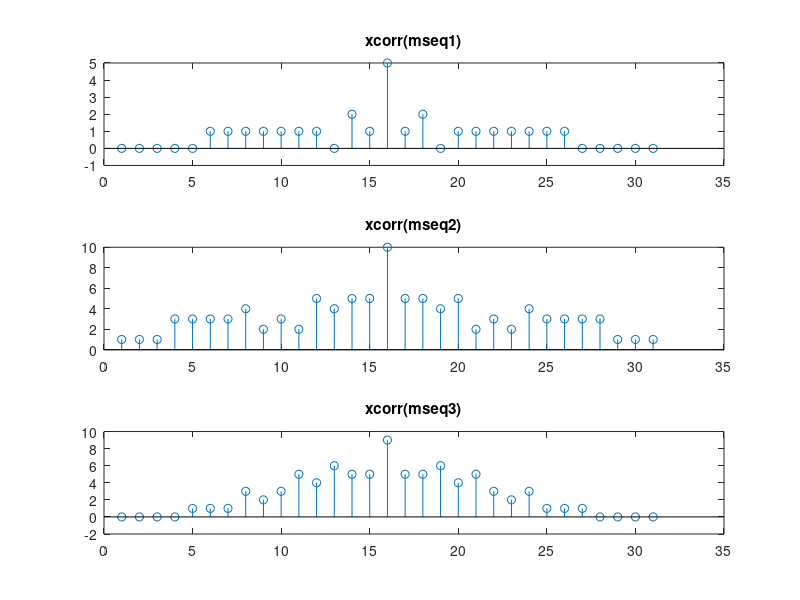

Recreate this plot in MATLAB.
mseq3_1=[0,0,0,0,1,0,1,0,1,0,0,0,0,1,1,0];
mseq3_2=[1,1,0,1,1,1,0,0,0,1,0,1,1,1,0,1];
mseq3_3=[0,0,1,1,0,1,1,1,1,0,1,1,0,1,0,0];
r1 = xcorr(mseq3_1); % 5
r2 = xcorr(mseq3_2); % 10
r3 = xcorr(mseq3_3); % 7
%r1 = xcorr(mseq1,mseq2);
subplot(3,1,1)
%stem(r1./max(r1))
stem(r1)
title('xcorr(mseq1)')
subplot(3,1,2)
%stem(r2./max(r1))
stem(r2)
title('xcorr(mseq2)')
subplot(3,1,3)
%stem(r3./max(r1))
stem(r3)
title('xcorr(mseq3)')